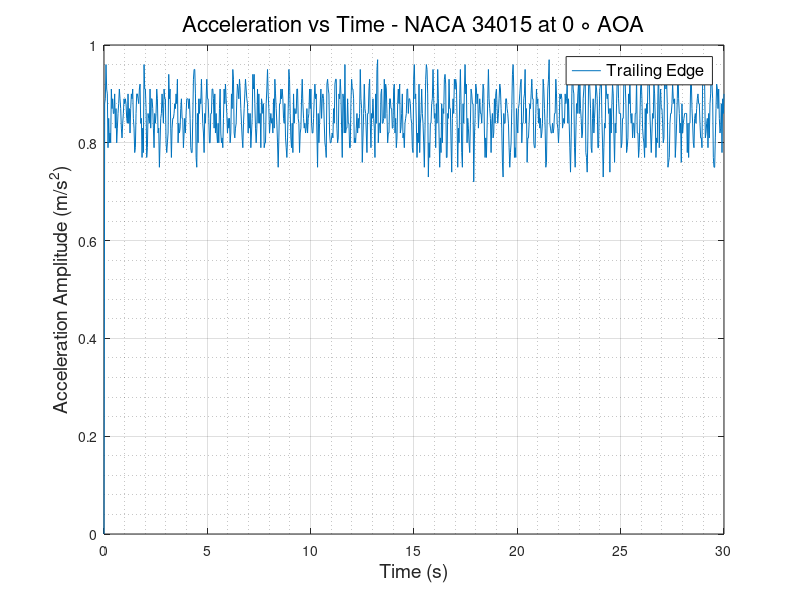
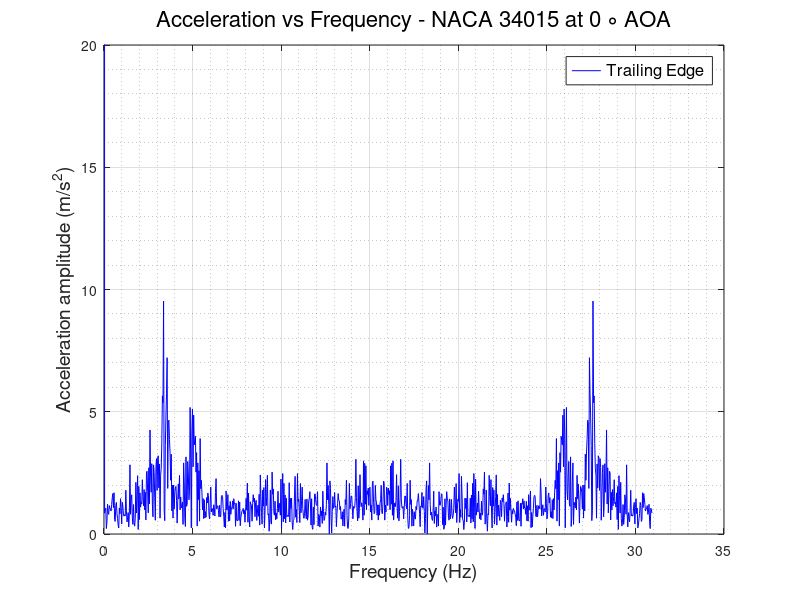

MATLAB code for these plots, in order:
clc
clear
close all
%% READING ACCELEROMETER DATA and defining Variables
                      % TRAILING EDGE %
data   = xlsread('TE_200rpm.csv');
TE_time   = data(:,1);
TE_X_acc  = data(:,2);
TE_Y_acc  = data(:,3);
TE_Z_acc  = data(:,4);
TE_R_acc  = sqrt(TE_X_acc.^2 + TE_Y_acc.^2 + TE_Z_acc.^2);
% plot(TE_time,TE_R_acc)
N      = numel(TE_time);
Ts     = abs(diff(TE_time(1:2)));
fs     = 1/Ts;
f_axis = [0:N-1]*fs/N;
A_freq_TE = fft(TE_Z_acc);
figure(1)
plot(TE_time, TE_Z_acc)
grid on
grid minor
xlabel('Time (s)','FontSize',14,'FontWeight','normal')
ylabel('Acceleration Amplitude (m/s^2)','FontSize',14,'FontWeight','normal')
legend ('Trailing Edge','FontSize',12,'FontWeight','normal')
title('Acceleration vs Time - NACA 34015 at 0 \circ AOA','FontSize',16,'FontWeight','normal')
% ylim([0.5 2])
figure(2)
plot(f_axis,abs(A_freq_TE),'-b','LineWidth',0.5)
grid on 
grid minor
ylabel('Acceleration amplitude (m/s^2)','FontSize',14,'FontWeight','normal')
xlabel('Frequency (Hz)','FontSize',14,'FontWeight','normal')
ylim([0 20])
legend ('Trailing Edge','FontSize',12,'FontWeight','normal')
title('Acceleration vs Frequency - NACA 34015 at 0 \circ AOA','FontSize',16,'FontWeight','normal')
